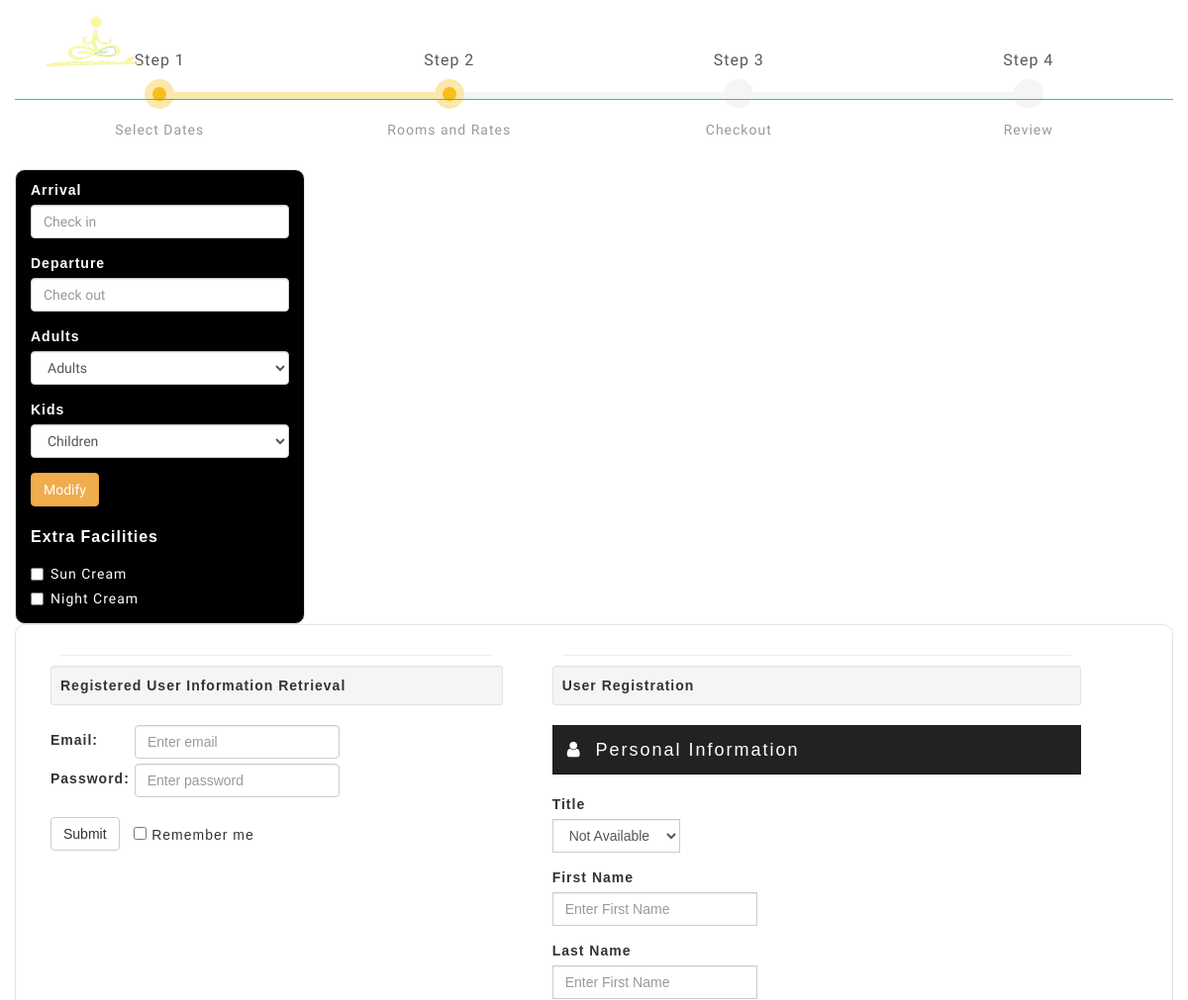
The app's page /index.php/room/availabe_rooms (upper part), older data.
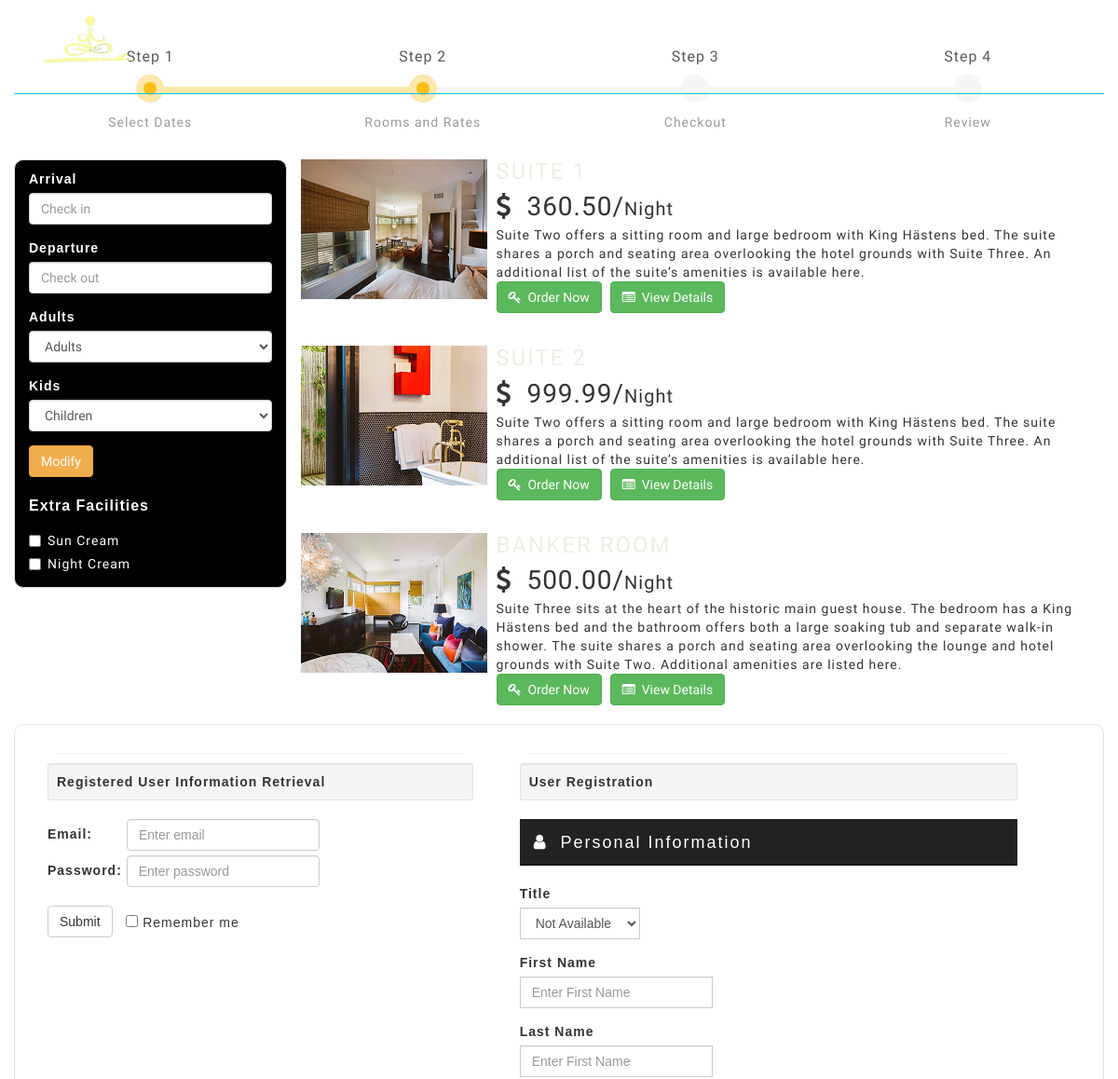
The same page, newer data.
### tables this page shows
CREATE TABLE IF NOT EXISTS `rooms` (
  `rm_id` int(11) NOT NULL AUTO_INCREMENT,
  `rm_name` varchar(200) NOT NULL,
  `rm_comments` varchar(1000) NOT NULL,
  `rm_cover_img` varchar(500) NOT NULL,
  `rm_available` int(2) NOT NULL,
  `max_no_of_guest` int(11) NOT NULL,
  `rm_detail` varchar(1000) NOT NULL,
  `rm_amount` double(10,2) NOT NULL,
  PRIMARY KEY (`rm_id`)
);

### application/controllers/Room.php (called while the page is built, shortened)
<?php
class Room extends CI_Controller {
    public function availabe_rooms() {
        $booking_data = array(
            'check_in' => $this->input->post("arrive"),
            'check_out' => $this->input->post("depart"),
            'adult' => $this->input->post("adult"),
            'child' => $this->input->post("child"),
            'no_of_guest' => $this->input->post("child") + $this->input->post("adult"));
        $room['avi_details'] = $this->roommodel->availableRooms($booking_data);
        $room['avi_details'] = $this->roommodel->availableRooms($booking_data);
        $this->load->view('available_rooms', $room);
    }
}

### index.php (called while the page is built, shortened)
<?php
require_once BASEPATH.'core/CodeIgniter.php';

### application/models/roommodel.php (called while the page is built, shortened)
<?php
class roommodel extends CI_Model {
    function availableRooms($booking_data) {
        $query = "SELECT rs.* FROM booking_linked as bl, rooms as rs WHERE ('" . $booking_data['check_in'] . "' NOT BETWEEN DATE(bl.check_in) AND DATE(bl.check_out)) OR ('" . $booking_data['check_out'] . "' NOT BETWEEN DATE(bl.check_in) AND DATE(bl.check_out)) AND rs.max_no_of_guest >= '". $booking_data['no_of_guest'] . "' AND rs.rm_id != bl.room_id";
        $result_query = $this->db->query($query);
        return $result_query->result();
    }
}

### application/views/available_rooms.php (the view, shortened to what this page needs)
?><!DOCTYPE html>
<html class="no-js">
    <head>
        <link rel="stylesheet" href="//code.jquery.com/ui/1.11.4/themes/smoothness/jquery-ui.css">
        <?php include_once './resoures/imports/baseimports.php'; ?>
        <link rel="stylesheet" href="<?php echo base_url(); ?>resoures/css/booking_guide.css">
        <link rel="stylesheet" href="<?php echo base_url(); ?>resoures/css/preloader.css">
    </head>
    <body id="body">
        <?php include_once './resoures/imports/temp_header.php'; ?>
        <div id="availability">
            <div class="container">
                <div style="margin-top: 50px;">
                    <div class="row bs-wizard" style="border-bottom:0;">
                        <div class="col-xs-3 bs-wizard-step complete">
                            <div class="text-center bs-wizard-stepnum">Step 1</div>
                            <div class="progress"><div class="progress-bar"></div></div>
                            <a href="#" class="bs-wizard-dot"></a>
                            <div class="bs-wizard-info text-center">Select Dates</div>
                        </div>
                        <div class="col-xs-3 bs-wizard-step active">
                            <div class="text-center bs-wizard-stepnum">Step 2</div>
                            <div class="progress"><div class="progress-bar"></div></div>
                            <a href="#" class="bs-wizard-dot"></a>
                            <div class="bs-wizard-info text-center">Rooms and Rates</div>
                        </div>
                        <div class="col-xs-3 bs-wizard-step disabled">
                            <div class="text-center bs-wizard-stepnum">Step 3</div>
                            <div class="progress"><div class="progress-bar"></div></div>
                            <div class="bs-wizard-info text-center">Checkout</div>
                        </div>
                        <div class="col-xs-3 bs-wizard-step disabled">
                            <div class="text-center bs-wizard-stepnum">Step 4</div>
                            <div class="progress"><div class="progress-bar"></div></div>
                            <a href="#" class="bs-wizard-dot"></a>
                            <div class="bs-wizard-info text-center">Review</div>
                        </div>
                    </div>
                </div>
                <div class="row">
                    <div class="col-sm-3" style=" border: 1px #e4e4e4 solid; border-radius: 10px; margin-top: 20px; background-color: #000;" >
                        <form id="checkinform" style="margin-top: 10px;" method="POST" action="<?php echo base_url(); ?>index.php/room/check_availablilty">
                            <div class="form-group" >
                                <label style="font-family: sans-serif; color: white; font-size: 14px;">Arrival</label>
                                <input type="text"  id="checkin" class="form-control" placeholder="Check in" name="arrive" class="required" />
                            </div>
                            <div class="form-group">
                                <label style="font-family: sans-serif; color: white; font-size: 14px;">Departure</label>
                                <input type="text" id="checkout"  class="form-control" placeholder="Check out" name="depart" class="required" />
                            </div>
                            <div class="form-group">
                                <label style="font-family: sans-serif; color: white; font-size: 14px;">Adults</label>
                                <select id="adult" class="form-control" name="adult"  style=" font-size:14px;">
                                    <option disabled selected>Adults </option>
                                </select>
                            </div>
                            <div class="form-group">
                                <label style="font-family: sans-serif; color: white; font-size: 14px;">Kids</label>
                                <select id="child" class="form-control" name="child"  style=" font-size:14px;">
                                    <option disabled selected>Children</option>
                                </select>
                            </div>
                            <div class="form-group">
                                <button type="button" class="btn btn-warning" onclick="AddExeData();">Modify</button>
                            </div>
                        </form>
                        <div class="divider" style="margin-top: 20px;">
                            <div class="form-group" >
                                <label for="amount" style="font-family: sans-serif; color: white; font-size: 16px;">Extra Facilities</label>
                                <div class="checkbox">
                                    <label><input type="checkbox" value=""><span style="color: white;">Sun Cream</span></label>
                                </div>
                                <div class="checkbox">
                                    <label><input type="checkbox" value=""><span style="color: white;">Night Cream</span></label>
                                </div>
                            </div>
                        </div>
                    </div>
                    <div id="hotel_details" class="col-sm-9" style="margin-top: 20px;">
                        <?php
                        if (!empty($avi_details)) {
                            foreach ($avi_details as $room) {
                                echo "<div class='media'>";
                                echo "<a class='pull-left' href='#' data-toggle='modal' data-target='#sigiriya'>";
                                echo "<img class='media-object' src='" . base_url() . $room->rm_cover_img . "' alt='Media Object'>";
                                echo "</a>";
                                echo "<div class='media-body'>";
                                echo "<h4 class='media-heading'><span style='font-size: 24px;'>" . $room->rm_name . "</span></h4>";
                                echo "<span style='font-size: 28px;'><i class='fa fa-dollar'></i>&nbsp;&nbsp;" . $room->rm_amount . "/<span style='font-size: 20px;'>Night</span></span><br>";
                                echo $room->rm_detail;
                                echo "<br><button type='button' class='btn btn-success'><i class='fa fa-key'></i>&nbsp;&nbsp;Order Now</button>&nbsp;&nbsp;";
                                echo "<button type='button' class='btn btn-success'><i class='fa fa-list-alt'></i>&nbsp;&nbsp;View Details</button>";
                                echo "</div>";
                                echo "</div><br>";
                            }
                        }
                        ?>
                    </div>
                </div>
            </div>
        </div>
        <div class="container" style=" border: 1px #e4e4e4 solid; border-radius: 10px;">
            <div class="row">
                <form class="form-inline col-lg-5" role="form" style="font-family: sans-serif; margin: 20px;">
                    <hr style="margin: 10px;">
                    <div class="well well-sm"><strong>Registered User Information Retrieval</strong></div>
                    <div class="form-group">
                        <label for="email">Email:</label>
                        <input style="margin-left: 32px;" type="email" class="form-control" id="email" placeholder="Enter email">
                    </div>
                    <div class="form-group" style="margin-top: 5px;">
                        <label for="pwd">Password:</label>
                        <input type="password" class="form-control" id="pwd" placeholder="Enter password">
                    </div><br><br>
                    <button type="submit" class="btn btn-default">Submit</button>&nbsp;&nbsp;
                    <div class="checkbox">
                        <label><input type="checkbox"> Remember me</label>
                    </div>
                </form>
                <form role="form" style="font-family: sans-serif; margin: 20px;" >
                    <div class="col-lg-6">
                        <hr style="margin: 10px;">
                        <div class="well well-sm"><strong>User Registration</strong></div>
                        <div class="navbar navbar-inverse navbar-static-top" style="height: 10px;">
                            <p class="navbar-brand" style="color: white"><span class="fa fa-user"></span>&nbsp;&nbsp;Personal Information</p>
                        </div>
                        <div class="form-group">
                            <label for="InputEmail">Title</label>
                            <div class="input-group">
                                <select id="suffix_type" class="form-control" name="suffix_type">
                                    <option>Not Available</option>
                                </select>
                            </div>
                        </div>
                        <div class="form-group">
                            <label for="InputMessage">First Name</label>
                            <div class="input-group">
                                <input type="text" class="form-control" id="f_name" name="f_name" placeholder="Enter First Name" required>
                            </div>
                        </div>
                        <div class="form-group">
                            <label for="InputMessage">Last Name</label>
                            <div class="input-group">
                                <input type="text" class="form-control" id="f_name" name="f_name" placeholder="Enter First Name" required>
                            </div>
                        </div>
                    </div>
                </form>
            </div>
        </div>
    </body>
</html>
</body>
</html>

### resoures/imports/baseimports.php (shortened to what this page needs)
<link rel="stylesheet" href="<?php echo base_url(); ?>resoures/css/boostrap.css">
<link rel="stylesheet" href="<?php echo base_url(); ?>resoures/css/component.css">
<link rel="stylesheet" href="//maxcdn.bootstrapcdn.com/font-awesome/4.3.0/css/font-awesome.min.css">
<link rel="stylesheet" href="<?php echo base_url(); ?>resoures/css/smoothness/jquery-ui-1.10.4.custom.min.css">
<link rel="stylesheet" href="<?php echo base_url(); ?>resoures/css/animate.css">
<link rel="stylesheet" href="<?php echo base_url(); ?>resoures/css/owl.carousel.css">
<link rel="stylesheet" href="<?php echo base_url(); ?>resoures/css/media-queries.css">
<link rel="stylesheet" href="<?php echo base_url(); ?>resoures/css/all.css">

### resoures/imports/temp_header.php (shortened to what this page needs)
<section id="navigation" class="navbar-fixed-top wow fadeInUp" data-wow-duration="500ms" data-wow-delay="4000ms">
    <div class="container">
        <div class="navbar-header">
            <span class="navbar-brand">
                <a href="#body">
                    <img src="<?php echo base_url(); ?>resoures/img/logo_head.png" alt="camp poe logo">
                </a>
            </span>
        </div>
        <nav class="collapse navigation navbar-collapse navbar-right" role="navigation">
            <ul class="nav navbar-nav navbar-right">
                <li><a href="<?php echo base_url(); ?>">HOME</a></li>
                <li class="dropdown">
                    <a href="#" class="dropdown-toggle" data-toggle="dropdown" role="button" aria-expanded="false">ROOMS<span class="caret"></span></a>
                </li>
                <li><a href="<?php echo base_url(); ?>index.php/camppoe">THE CAMP</a></li>
                <li><a href="<?php echo base_url(); ?>index.php/teampoe">TEAM POE</a></li>
                <li><a href="<?php echo base_url(); ?>index.php/shop">SHOP</a></li>
                <li><a href="#">PHOTOS</a></li>
                <li><a href="#">CONTACT</a></li>
                <li><a href="#">BOOK NOW</a></li>
            </ul>
        </nav>
    </div>
</section>

### resoures/css/all.css (style rules this page uses)
body { font-family: Sniglet ; letter-spacing: 1px; }
h3, h4, h5, h6 { font-family: Boogaloo ; letter-spacing: 2px; font-size: 1.2em; color: #efeee3; }
p { font-size: 1.2em; letter-spacing: 2px; }
body { position: relative; padding-top: 0px; }
#navigation, .navbar-brand, .navbar-toggle, .navbar-nav > li > a, .search-form > #search-sub { -webkit-transition: all 0.6s ease; -moz-transition: all 0.6s ease; -ms-transition: all 0.6s ease; -o-transition: all 0.6s ease; transition: all 0.6s ease; }
#navigation > .container { border-bottom: 1px solid #00C7FC; }
.navbar-brand { height: inherit; padding-top: 15px ; padding-bottom: -5px; }
.navbar-brand a { display: block; }
.navigation .navbar-nav > li > a { color: #fff; font-size: 13px; font-weight: 400; padding: 40px 15px; text-transform: uppercase; }

### resoures/css/booking_guide.css (style rules this page uses)
.bs-wizard { margin-top: 40px; }
.bs-wizard { border-bottom: solid 1px #e0e0e0; padding: 0 0 10px 0; }
.bs-wizard > .bs-wizard-step { padding: 0; position: relative; }
.bs-wizard > .bs-wizard-step .bs-wizard-stepnum { color: #595959; font-size: 16px; margin-bottom: 5px; }
.bs-wizard > .bs-wizard-step .bs-wizard-info { color: #999; font-size: 14px; }
.bs-wizard > .bs-wizard-step > .bs-wizard-dot { position: absolute; width: 30px; height: 30px; display: block; background: #fbe8aa; top: 45px; left: 50%; margin-top: -15px; margin-left: -15px; border-radius: 50%; }
.bs-wizard > .bs-wizard-step > .bs-wizard-dot:after { content: ' '; width: 14px; height: 14px; background: #fbbd19; border-radius: 50px; position: absolute; top: 8px; left: 8px; }
.bs-wizard > .bs-wizard-step > .progress { position: relative; border-radius: 0px; height: 8px; box-shadow: none; margin: 20px 0; }
.bs-wizard > .bs-wizard-step > .progress > .progress-bar { width:0px; box-shadow: none; background: #fbe8aa; }
.bs-wizard > .bs-wizard-step.complete > .progress > .progress-bar { width:100%; }
.bs-wizard > .bs-wizard-step.active > .progress > .progress-bar { width:50%; }
.bs-wizard > .bs-wizard-step.disabled > .bs-wizard-dot { background-color: #f5f5f5; }
.bs-wizard > .bs-wizard-step.disabled > .bs-wizard-dot:after { opacity: 0; }
.bs-wizard > .bs-wizard-step:first-child > .progress { left: 50%; width: 50%; }
.bs-wizard > .bs-wizard-step:last-child > .progress { width: 50%; }
.bs-wizard > .bs-wizard-step.disabled a.bs-wizard-dot { pointer-events: none; }

Row changes from the older to the newer data that the page shows:
now on this page (row edited): rooms: rm_cover_img (picture), rm_amount "360.50", rm_detail "Suite Two offers a sitting room and large bedroom with King Hästens bed. The suite shares a porch and seating area overlooking the hotel grounds with Suite Three. An additional list of the suite’s amenities is available here."
now on this page (row edited): rooms: rm_cover_img (picture), rm_amount "999.99", rm_detail "Suite Two offers a sitting room and large bedroom with King Hästens bed. The suite shares a porch and seating area overlooking the hotel grounds with Suite Three. An additional list of the suite’s amenities is available here."
now on this page (row edited): rooms: rm_cover_img (picture), rm_amount "500.00", rm_detail "Suite Three sits at the heart of the historic main guest house. The bedroom has a King Hästens bed and the bathroom offers both a large soaking tub and separate walk-in shower. The suite shares a porch and seating area overlooking the lounge and hotel grounds with Suite Two. Additional amenities are listed here."
